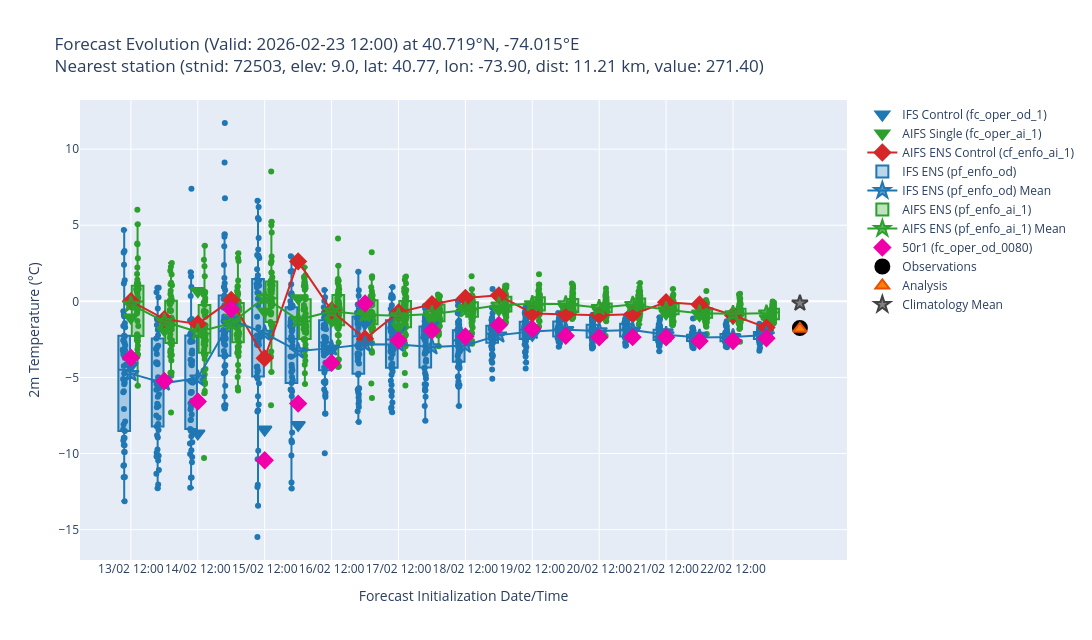

The cell this chart's notebook holds for it:
### Markdown cell above
## Step 4 — Interactive Plot (Plotly)

Generate the forecast evolution box-plot with hover info (bias, lead time, member index).
The plot is also exported as a standalone HTML file.

### Code cell
area_str = get_area_string(widgets_dict['config']['area_sub'])
date_str = widgets_dict['config']['valid_date'].strftime("%Y%m%d")
_, _, plot_dir = setup_data_directories(base_path, widgets_dict['config']['param'], area_str, date_str)
plot_data['data_df'].to_csv(f'{plot_dir}/plot_data.csv', index=False)

# Create the interactive plot
plot_forecast_evolution(plot_data, widgets_dict, plot_dir, export_html=True)

### Figure 1 — Plotly figure (JSON) as saved in the notebook; plotly's stock layout.template omitted (floating-point values rounded to 4 significant figures; data arrays with more than 128 entries replaced by an {"elided": "..."} marker saying what was removed)
{"data": [{"customdata": [[240, "13/02 12:00", -2.484], [228, "14/02 00:00", -3.401], [216, "14/02 12:00", -6.925], [204, "15/02 00:00", 1.381], [192, "15/02 12:00", -6.671], [180, "16/02 00:00", -6.371], [168, "16/02 12:00", -1.401], [156, "17/02 00:00", 0.3014], [144, "17/02 12:00", -0.1522], [132, "18/02 00:00", 0.1873], [120, "18/02 12:00", -0.607], [108, "19/02 00:00", 0.05117], [96, "19/02 12:00", -0.4463], [84, "20/02 00:00", -0.1904], [72, "20/02 12:00", -0.4283], [60, "21/02 00:00", -0.2231], [48, "21/02 12:00", -0.2825], [36, "22/02 00:00", -0.5121], [24, "22/02 12:00", -0.5859], [12, "23/02 00:00", -0.3236]], "hovertemplate": "Initialisation Date: %{customdata[1]}<br>Lead Time: %{customdata[0]}h<br>Value: %{y:.2f}°C<br>Bias: %{customdata[2]:.2f}°C<extra>Model: IFS Control (fc_oper_od_1)</extra>", "marker": {"color": "#1f77b4", "line": {"color": "#1f77b4", "width": 2}, "size": 12, "symbol": "triangle-down"}, "mode": "markers", "name": "IFS Control (fc_oper_od_1)", "type": "scatter", "x": [0, 1, 2, 3, 4, 5, 6, 7, 8, 9, 10, 11, 12, 13, 14, 15, 16, 17, 18, 19], "y": [-4.234, -5.151, -8.675, -0.3695, -8.421, -8.121, -3.151, -1.449, -1.902, -1.563, -2.357, -1.699, -2.196, -1.94, -2.178, -1.973, -2.033, -2.262, -2.336, -2.074]}, {"customdata": [[240, "13/02 12:00", 0.6825], [228, "14/02 00:00", -0.141], [216, "14/02 12:00", 2.424], [204, "15/02 00:00", 0.6636], [192, "15/02 12:00", 1.087], [180, "16/02 00:00", 1.956], [168, "16/02 12:00", 0.487], [156, "17/02 00:00", 0.9275], [144, "17/02 12:00", 0.09771], [132, "18/02 00:00", 0.6135], [120, "18/02 12:00", 1.337], [108, "19/02 00:00", 1.209], [96, "19/02 12:00", 1.482], [84, "20/02 00:00", 1.304], [72, "20/02 12:00", 1.103], [60, "21/02 00:00", 1.331], [48, "21/02 12:00", 0.9632], [36, "22/02 00:00", 0.852], [24, "22/02 12:00", 0.6704], [12, "23/02 00:00", 0.6365]], "hovertemplate": "Initialisation Date: %{customdata[1]}<br>Lead Time: %{customdata[0]}h<br>Value: %{y:.2f}°C<br>Bias: %{customdata[2]:.2f}°C<extra>Model: AIFS Single (fc_oper_ai_1)</extra>", "marker": {"color": "#2ca02c", "line": {"color": "#2ca02c", "width": 2}, "size": 12, "symbol": "triangle-down"}, "mode": "markers", "name": "AIFS Single (fc_oper_ai_1)", "type": "scatter", "x": [0, 1, 2, 3, 4, 5, 6, 7, 8, 9, 10, 11, 12, 13, 14, 15, 16, 17, 18, 19], "y": [-1.068, -1.891, 0.6738, -1.086, -0.6628, 0.206, -1.263, -0.8225, -1.652, -1.137, -0.4129, -0.5407, -0.2681, -0.4463, -0.6467, -0.4188, -0.7868, -0.898, -1.08, -1.114]}, {"customdata": [[240, "13/02 12:00", 1.762], [228, "14/02 00:00", 0.5816], [216, "14/02 12:00", 0.2681], [204, "15/02 00:00", 1.844], [192, "15/02 12:00", -1.982], [180, "16/02 00:00", 4.374], [168, "16/02 12:00", 1.15], [156, "17/02 00:00", -0.7106], [144, "17/02 12:00", 1.024], [132, "18/02 00:00", 1.56], [120, "18/02 12:00", 1.972], [108, "19/02 00:00", 2.144], [96, "19/02 12:00", 0.9519], [84, "20/02 00:00", 0.9068], [72, "20/02 12:00", 0.8412], [60, "21/02 00:00", 0.9075], [48, "21/02 12:00", 1.694], [36, "22/02 00:00", 1.543], [24, "22/02 12:00", 0.8385], [12, "23/02 00:00", 0.02566]], "hovertemplate": "Initialisation Date: %{customdata[1]}<br>Lead Time: %{customdata[0]}h<br>Value: %{y:.2f}°C<br>Bias: %{customdata[2]:.2f}°C<extra>Model: AIFS ENS Control (cf_enfo_ai_1)</extra>", "line": {"color": "#d62728", "width": 2}, "marker": {"color": "#d62728", "line": {"color": "#d62728", "width": 2}, "size": 12, "symbol": "diamond"}, "mode": "lines+markers", "name": "AIFS ENS Control (cf_enfo_ai_1)", "type": "scatter", "x": [0, 1, 2, 3, 4, 5, 6, 7, 8, 9, 10, 11, 12, 13, 14, 15, 16, 17, 18, 19], "y": [0.01193, -1.168, -1.482, 0.09429, -3.732, 2.624, -0.5996, -2.461, -0.7259, -0.1897, 0.222, 0.3939, -0.7981, -0.8432, -0.9088, -0.8425, -0.05631, -0.2075, -0.9115, -1.724]}, {"boxpoints": "all", "customdata": {"elided": "1000x4 mixed values"}, "fillcolor": "rgba(31, 119, 180, 0.3)", "hoverinfo": "y+name+text", "hovertemplate": "Model: IFS ENS (pf_enfo_od)<br>Date: %{customdata[2]}<br>Lead Time: %{customdata[0]}h<br>Member: %{customdata[1]}<br>Value: %{y:.2f}°C<br>Bias: %{customdata[3]:.2f}°C<br><extra></extra>", "jitter": 0.3, "marker": {"color": "#1f77b4"}, "name": "IFS ENS (pf_enfo_od)", "pointpos": 0, "showlegend": true, "text": {"elided": "1000 str values"}, "type": "box", "width": 0.35, "x": {"elided": "1000 float values"}, "y": {"elided": "1000 float values"}}, {"customdata": [[240, "13/02 12:00", -3.0], [228, "14/02 00:00", -3.621], [216, "14/02 12:00", -3.295], [204, "15/02 00:00", 0.5334], [192, "15/02 12:00", -0.3464], [180, "16/02 00:00", -1.517], [168, "16/02 12:00", -1.323], [156, "17/02 00:00", -1.07], [144, "17/02 12:00", -1.08], [132, "18/02 00:00", -1.244], [120, "18/02 12:00", -1.147], [108, "19/02 00:00", -0.4684], [96, "19/02 12:00", -0.2313], [84, "20/02 00:00", -0.108], [72, "20/02 12:00", -0.1901], [60, "21/02 00:00", -0.131], [48, "21/02 12:00", -0.4489], [36, "22/02 00:00", -0.6213], [24, "22/02 12:00", -0.593], [12, "23/02 00:00", -0.4615]], "hovertemplate": "Initialisation Date: %{customdata[1]}<br>Lead Time: %{customdata[0]}h<br>Value: %{y:.2f}°C<br>Bias: %{customdata[2]:.2f}°C<extra>Model: IFS ENS (pf_enfo_od) Mean</extra>", "line": {"color": "#1f77b4", "width": 2}, "marker": {"color": "rgba(31, 119, 180, 0.7)", "line": {"color": "#1f77b4", "width": 2}, "size": 12, "symbol": "star"}, "mode": "lines+markers", "name": "IFS ENS (pf_enfo_od) Mean", "type": "scatter", "x": [0, 1, 2, 3, 4, 5, 6, 7, 8, 9, 10, 11, 12, 13, 14, 15, 16, 17, 18, 19], "y": [-4.75, -5.371, -5.045, -1.217, -2.096, -3.267, -3.073, -2.82, -2.83, -2.994, -2.897, -2.218, -1.981, -1.858, -1.94, -1.881, -2.199, -2.371, -2.343, -2.212]}, {"boxpoints": "all", "customdata": {"elided": "1000x4 mixed values"}, "fillcolor": "rgba(44, 160, 44, 0.3)", "hoverinfo": "y+name+text", "hovertemplate": "Model: AIFS ENS (pf_enfo_ai_1)<br>Date: %{customdata[2]}<br>Lead Time: %{customdata[0]}h<br>Member: %{customdata[1]}<br>Value: %{y:.2f}°C<br>Bias: %{customdata[3]:.2f}°C<br><extra></extra>", "jitter": 0.3, "marker": {"color": "#2ca02c"}, "name": "AIFS ENS (pf_enfo_ai_1)", "pointpos": 0, "showlegend": true, "text": {"elided": "1000 str values"}, "type": "box", "width": 0.35, "x": {"elided": "1000 float values"}, "y": {"elided": "1000 float values"}}, {"customdata": [[240, "13/02 12:00", 1.554], [228, "14/02 00:00", 0.424], [216, "14/02 12:00", -0.2582], [204, "15/02 00:00", 0.3078], [192, "15/02 12:00", 2.0], [180, "16/02 00:00", 0.537], [168, "16/02 12:00", 1.105], [156, "17/02 00:00", 0.8697], [144, "17/02 12:00", 0.7966], [132, "18/02 00:00", 0.9264], [120, "18/02 12:00", 1.187], [108, "19/02 00:00", 1.498], [96, "19/02 12:00", 1.588], [84, "20/02 00:00", 1.583], [72, "20/02 12:00", 1.335], [60, "21/02 00:00", 1.542], [48, "21/02 12:00", 1.197], [36, "22/02 00:00", 0.972], [24, "22/02 12:00", 0.9321], [12, "23/02 00:00", 0.9729]], "hovertemplate": "Initialisation Date: %{customdata[1]}<br>Lead Time: %{customdata[0]}h<br>Value: %{y:.2f}°C<br>Bias: %{customdata[2]:.2f}°C<extra>Model: AIFS ENS (pf_enfo_ai_1) Mean</extra>", "line": {"color": "#2ca02c", "width": 2}, "marker": {"color": "rgba(44, 160, 44, 0.7)", "line": {"color": "#2ca02c", "width": 2}, "size": 12, "symbol": "star"}, "mode": "lines+markers", "name": "AIFS ENS (pf_enfo_ai_1) Mean", "type": "scatter", "x": [0, 1, 2, 3, 4, 5, 6, 7, 8, 9, 10, 11, 12, 13, 14, 15, 16, 17, 18, 19], "y": [-0.1956, -1.326, -2.008, -1.442, 0.2502, -1.213, -0.6446, -0.8803, -0.9534, -0.8236, -0.5635, -0.2521, -0.1624, -0.1672, -0.4149, -0.2084, -0.553, -0.778, -0.8179, -0.7771]}, {"customdata": [[240, "13/02 12:00", -1.957], [228, "14/02 00:00", -3.481], [216, "14/02 12:00", -4.829], [204, "15/02 00:00", 1.229], [192, "15/02 12:00", -8.691], [180, "16/02 00:00", -4.968], [168, "16/02 12:00", -2.293], [156, "17/02 00:00", 1.609], [144, "17/02 12:00", -0.8032], [132, "18/02 00:00", -0.1721], [120, "18/02 12:00", -0.563], [108, "19/02 00:00", 0.1948], [96, "19/02 12:00", -0.05808], [84, "20/02 00:00", -0.5168], [72, "20/02 12:00", -0.6156], [60, "21/02 00:00", -0.601], [48, "21/02 12:00", -0.6137], [36, "22/02 00:00", -0.863], [24, "22/02 12:00", -0.8606], [12, "23/02 00:00", -0.6775]], "hovertemplate": "Initialisation Date: %{customdata[1]}<br>Lead Time: %{customdata[0]}h<br>Value: %{y:.2f}°C<br>Bias: %{customdata[2]:.2f}°C<extra>Model: 50r1 (fc_oper_od_0080)</extra>", "marker": {"color": "#f000a8", "line": {"color": "#f000a8", "width": 2}, "size": 12, "symbol": "diamond"}, "mode": "markers", "name": "50r1 (fc_oper_od_0080)", "type": "scatter", "x": [0, 1, 2, 3, 4, 5, 6, 7, 8, 9, 10, 11, 12, 13, 14, 15, 16, 17, 18, 19], "y": [-3.707, -5.231, -6.579, -0.5215, -10.44, -6.718, -4.043, -0.1406, -2.553, -1.922, -2.313, -1.555, -1.808, -2.267, -2.366, -2.351, -2.364, -2.613, -2.611, -2.428]}, {"customdata": [[0]], "hovertemplate": "Observation: %{y:.2f}°C<extra></extra>", "marker": {"color": "#000000", "line": {"color": "#000000", "width": 2}, "size": 14, "symbol": "circle"}, "mode": "markers", "name": "Observations", "type": "scatter", "x": [20], "y": [-1.75]}, {"customdata": [[0]], "hovertemplate": "Analysis: %{y:.2f}°C<extra></extra>", "marker": {"color": "#ff7f0e", "line": {"color": "#e65100", "width": 2}, "size": 12, "symbol": "triangle-up"}, "mode": "markers", "name": "Analysis", "type": "scatter", "x": [20], "y": [-1.801]}, {"customdata": [[0]], "hovertemplate": "Climatology Mean: %{y:.2f}°C<extra></extra>", "marker": {"color": "#7f7f7f", "line": {"color": "#424242", "width": 2}, "size": 12, "symbol": "star"}, "mode": "markers", "name": "Climatology Mean", "type": "scatter", "x": [20], "y": [-0.1229]}], "layout": {"height": 640, "showlegend": true, "title": {"text": "Forecast Evolution (Valid: 2026-02-23 12:00) at 40.719°N, -74.015°E<br>Nearest station (stnid: 72503, elev: 9.0, lat: 40.77, lon: -73.90, dist: 11.21 km, value: 271.40)"}, "width": 1600, "xaxis": {"dtick": 12, "gridcolor": "white", "gridwidth": 1, "showgrid": true, "tickangle": 0, "ticktext": ["13/02 12:00", "14/02 12:00", "15/02 12:00", "16/02 12:00", "17/02 12:00", "18/02 12:00", "19/02 12:00", "20/02 12:00", "21/02 12:00", "22/02 12:00"], "tickvals": [0, 2, 4, 6, 8, 10, 12, 14, 16, 18], "title": {"text": "Forecast Initialization Date/Time"}}, "yaxis": {"title": {"text": "2m Temperature (°C)"}}}}
